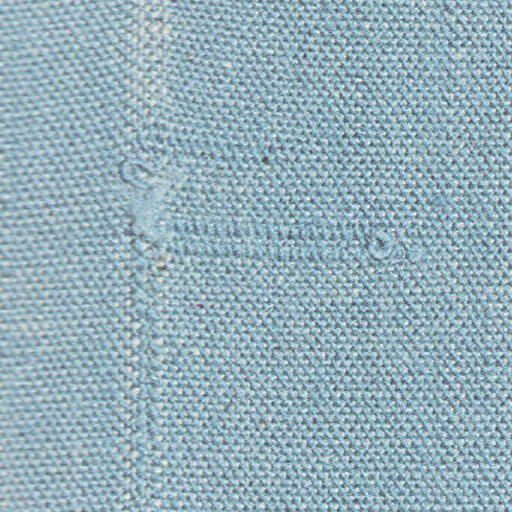
#> input picture test/0.jpg, 512 x 512 px, given as the content of the folder ./train, which was not available
$ python OneClassSVM.py
#> lines starting #> are read from the running program, lines starting #| are printed output that depends on the picture; pictures that were not available may be replaced by others from this repository, and a replacement may not be noted
import os
import cv2
import numpy as np
from sklearn.svm import OneClassSVM
from skimage.io import imread
from skimage.filters import prewitt
import matplotlib.pyplot as plt
from skimage import measure


def load_images(directory):
#> called with directory = './train'
    image_size = (256, 256)
    images = []
    for filename in os.listdir(directory):
        if filename.endswith('.jpg') or filename.endswith('.png') or filename.endswith('.jpeg'):
            img = imread(os.path.join(directory, filename), as_gray=True) # Convert to grayscale
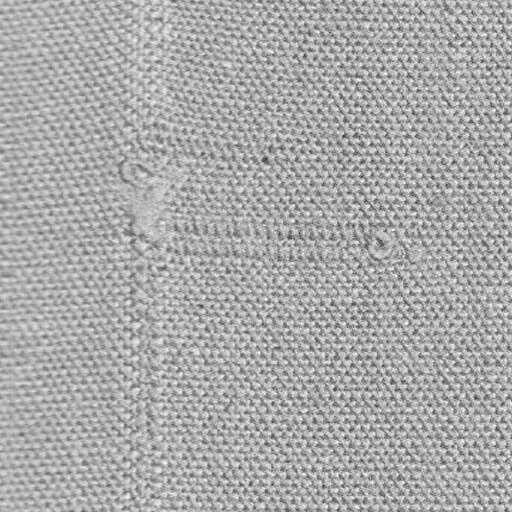
#> img: shape (512, 512) float64; min 0.21, max 0.992, mean 0.668
            resized = cv2.resize(img, image_size, interpolation=cv2.INTER_AREA)
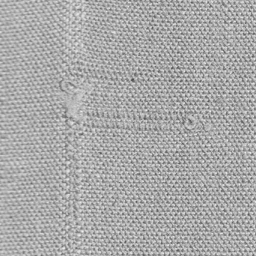
#> resized: shape (256, 256) float64; min 0.301, max 0.942, mean 0.668
            images.append(resized)
    return images

def extract_features(images):
    features = []
    for img in images:
        # Extracting Edge Features
        edges_prewitt = prewitt(img)
        features.append(edges_prewitt)
    return features

def train_one_class_classifier(features):
    clf = OneClassSVM(gamma='auto', nu=0.01)
    features_reshaped = np.array(features).reshape(len(features), -1)
    clf.fit(features_reshaped)
    return clf


def detect_defects(image, clf):
    # Extract features from the test image
    test_feature = prewitt(image)


    # plt.imshow(test_feature, cmap='gray')

    # Reshape the feature to match the shape of training features
    test_feature_reshaped = test_feature.reshape(1, -1)

    # Predict the anomaly score for the test image
    anomaly_score = clf.decision_function(test_feature_reshaped)[0]

    print(f"Anomaly Score: {anomaly_score}")

    # Set a threshold to determine if the image is defective or not
    if anomaly_score < 0.002:
        return "flawless"
    elif anomaly_score > 0.002 and anomaly_score < 0.004:
        return "good"
    elif anomaly_score > 0.004 and anomaly_score < 0.006:
        return "average"
    elif anomaly_score > 0.006 and anomaly_score < 0.008:
        return "bad"
    elif anomaly_score > 0.008:
        return "critical"


# Set the paths to your dataset
train_directory = './train'
test_directory = './test'

# Load train dataset
train_images = load_images(train_directory)
#> train_images = 1 item

# Extract features from the train images
train_features = extract_features(train_images)
#> the loop in extract_features, `for img in images:` made 1 pass
#> pass 1, in extract_features, `edges_prewitt = prewitt(img)`:
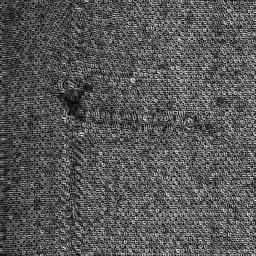
#> edges_prewitt: shape (256, 256) float64; min 0.000383, max 0.289, mean 0.0987; drawn with min black and max white
#> train_features = 1 item

# Train the one-class classifier
clf = train_one_class_classifier(train_features)


# Program run loop
while True:
    print('Enter image id: (0, 1, 2, 3...) \nEnter x to exit!')
    user_input = input()
    if user_input == 'x':
        break
    # Load test image
#> (the run stopped early here; a loop or call above may not have finished)

$ run again, on test/12.jpg
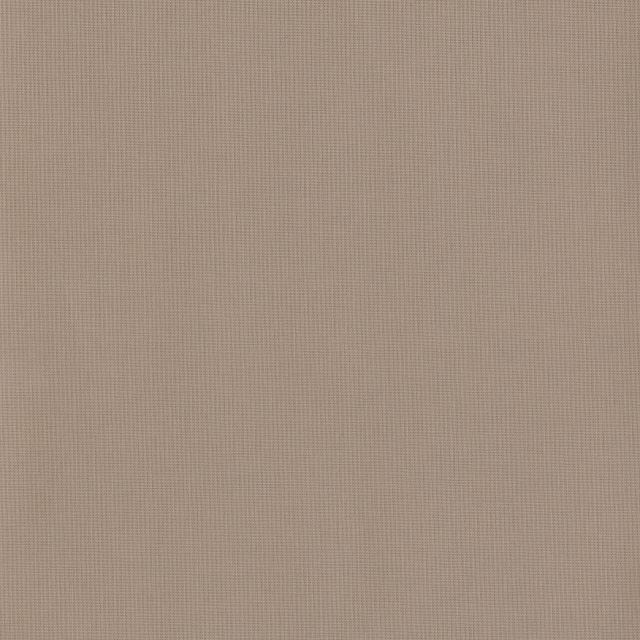
#> input picture test/12.jpg, 640 x 640 px, given as the content of the folder ./train, which was not available
#> in load_images, `resized = cv2.resize(img, image_size, interpolation=cv2.INTER_AREA)`:
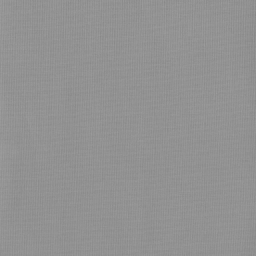
#> resized: shape (256, 256) float64; min 0.529, max 0.617, mean 0.574
#> train_images = 1 item
#> the loop in extract_features, `for img in images:` made 1 pass
#> pass 1, in extract_features, `edges_prewitt = prewitt(img)`:
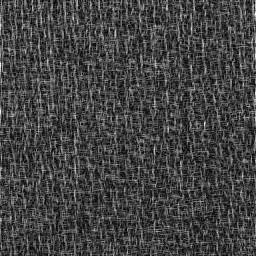
#> edges_prewitt: shape (256, 256) float64; min 3.7e-05, max 0.0303, mean 0.00807; drawn with min black and max white

$ run again, on test/14.jpg
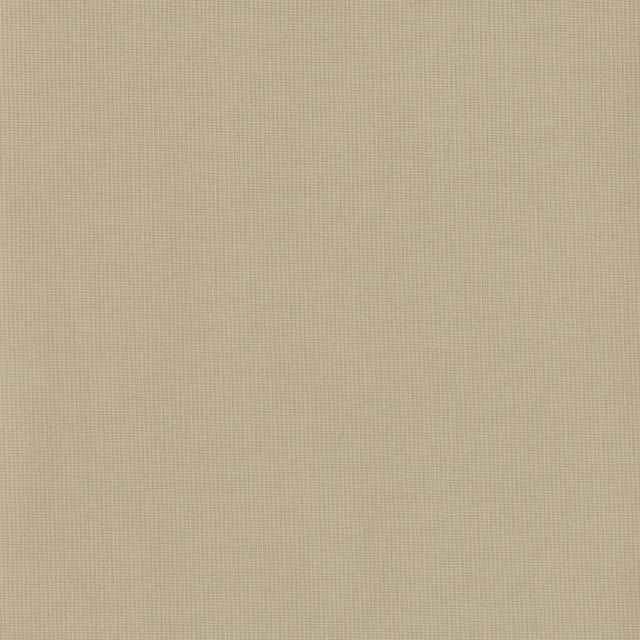
#> input picture test/14.jpg, 640 x 640 px, given as the content of the folder ./train, which was not available
#> in load_images, `img = imread(os.path.join(directory, filename), as_gray=True)`:
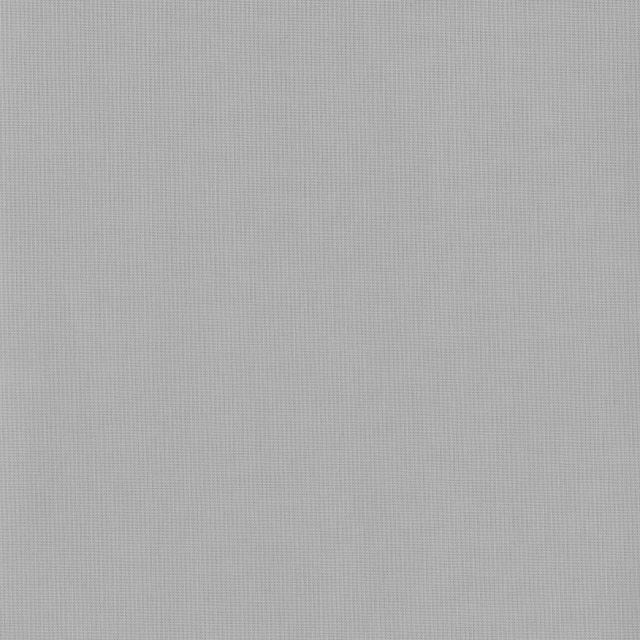
#> img: shape (640, 640) float64; min 0.549, max 0.793, mean 0.683
#> train_images = 1 item
#> the loop in extract_features, `for img in images:` made 1 pass
#> pass 1, in extract_features, `edges_prewitt = prewitt(img)`:
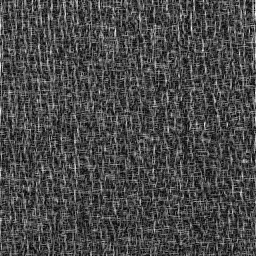
#> edges_prewitt: shape (256, 256) float64; min 3.7e-05, max 0.0261, mean 0.00747; drawn with min black and max white
